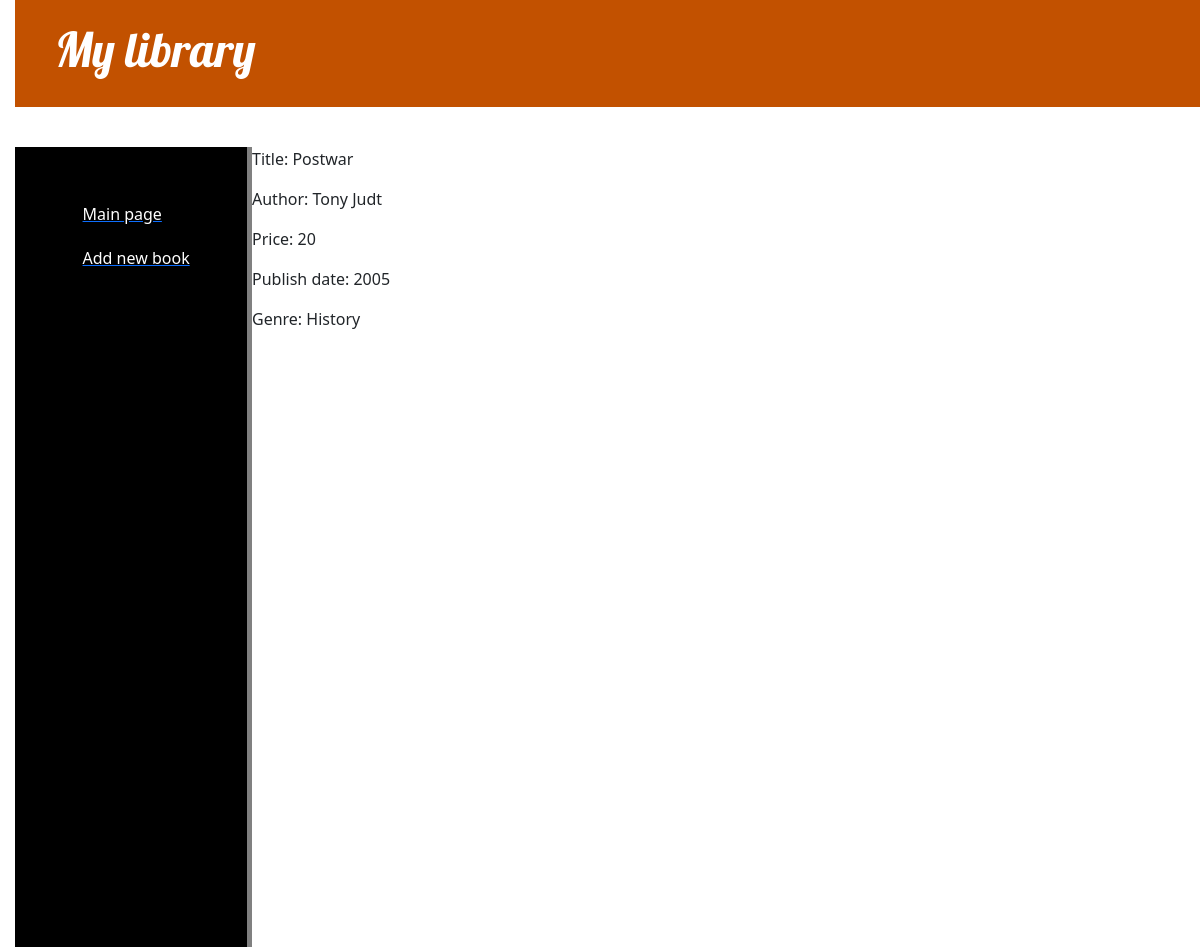
The app's page /post/2/ with its own data.
### books/models.py (models this page shows, shortened)
class Book(models.Model):
    title = models.CharField(max_length=255)
    author = models.CharField(max_length=255)
    price = models.IntegerField()
    publishing_date = models.IntegerField()
    genre = models.CharField(max_length=255)
    description = models.TextField()
    is_published_on_website = False

### books/views.py (the view)
# urls.py: path('post/<int:pk>/', views.show_post_by_id, name='show_post_by_id'),
def show_post_by_id(request, pk):
    book = get_object_or_404(Book, pk=pk)
    return render(request, 'books/show_book_info.html', {'book': book})

### books/templates/books/show_book_info.html
{% extends 'books/base.html' %}
{% block content %}
<p>Title: {{ book.title }}</p>
<p>Author: {{ book.author }}</p>
<p>Price: {{ book.price }}</p>
<p>Publish date: {{ book.publishing_date }}</p>
<p>Genre: {{ book.genre }}</p>
{% endblock %}

### books/static/books/css/decoration.css (style rules this page uses)
body { padding-left: 15px; }

### records on screen
Book: title "Postwar", author "Tony Judt", price "20", publishing_date "2005", genre "History"
